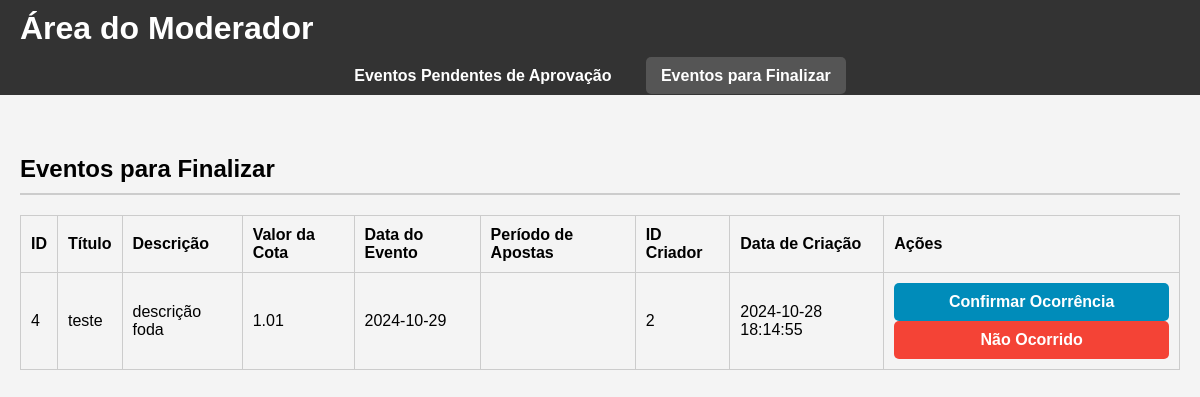
Screenshot of /moderador_dashboard?view=finalizar with the database file from the repository.
### tables this page shows
CREATE TABLE eventos (
        id INTEGER PRIMARY KEY AUTOINCREMENT,
        titulo TEXT NOT NULL,
        descricao TEXT NOT NULL,
        valor_cota REAL NOT NULL CHECK (valor_cota >= 1.00),
        data_evento DATE NOT NULL,
        data_inicio_apostas DATE NOT NULL,
        data_fim_apostas DATE NOT NULL,
        status TEXT NOT NULL DEFAULT 'pendente',
        id_criador INTEGER NOT NULL,
        data_criacao TIMESTAMP DEFAULT CURRENT_TIMESTAMP,
        FOREIGN KEY (id_criador) REFERENCES usuarios(id) ON DELETE CASCADE
    );

### app.py (the view)
@app.route('/moderador_dashboard', methods=['GET'])
def moderador_dashboard():
    view = request.args.get('view', 'pendentes')
    if view == 'pendentes':
        status_filter = 'pendente'
    elif view == 'finalizar':
        status_filter = 'aprovado'
    else:
        status_filter = 'pendente'
    with sqlite3.connect(database_path) as conn:
        conn.row_factory = sqlite3.Row  # Configura para acessar colunas por nome
        eventos = conn.execute('SELECT * FROM eventos WHERE status = ?', (status_filter,)).fetchall()
    return render_template('area_moderador.html', eventos=eventos, view=view)

### templates/area_moderador.html (shortened to what this page needs)
<!DOCTYPE html>
<html lang="pt-br">
<head>
    <link rel="stylesheet" href="/static/css/area_moderacao.css">
</head>
<body>
    <header>
        <h1>Área do Moderador</h1>
    </header>
    <nav class="menustrip">
        <ul>
            <li><a href="{{ url_for('moderador_dashboard', view='pendentes') }}" {% if view == 'pendentes' %}class="active"{% endif %}>Eventos Pendentes de Aprovação</a></li>
            <li><a href="{{ url_for('moderador_dashboard', view='finalizar') }}" {% if view == 'finalizar' %}class="active"{% endif %}>Eventos para Finalizar</a></li>
        </ul>
    </nav>
    <main>
        {% if view == 'pendentes' %}
        <section class="pending-approval">
            <h2>Eventos Pendentes de Aprovação</h2>
            <table>
                <thead>
                    <tr>
                        <th>ID</th>
                        <th>Título</th>
                        <th>Descrição</th>
                        <th>Valor da Cota</th>
                        <th>Data do Evento</th>
                        <th>Período de Apostas</th>
                        <th>ID Criador</th>
                        <th>Data de Criação</th>
                        <th>Ações</th>
                    </tr>
                </thead>
                <tbody>
                    {% for evento in eventos %}
                    <tr id="event-{{ evento.id }}">
                        <td>{{ evento.id }}</td>
                        <td>{{ evento.titulo }}</td>
                        <td>{{ evento.descricao }}</td>
                        <td>{{ evento.valor_cota }}</td>
                        <td>{{ evento.data_evento }}</td>
                        <td>{{ evento.periodo_apostas }}</td>
                        <td>{{ evento.id_criador }}</td>
                        <td>{{ evento.data_criacao }}</td>
                        <td>
                            <button type="button" onclick="handleEventAction('{{ evento.id }}', 'aprovar')" class="approve-btn">Aprovar</button>
                            <button type="button" onclick="abrirModalReprovar('{{ evento.id }}')" class="reject-btn">Reprovar</button>
                        </td>
                    </tr>
                    {% endfor %}
                </tbody>
            </table>
        </section>
        {% elif view == 'finalizar' %}
        <section class="events-to-finalize">
            <h2>Eventos para Finalizar</h2>
            <table>
                <thead>
                    <tr>
                        <th>ID</th>
                        <th>Título</th>
                        <th>Descrição</th>
                        <th>Valor da Cota</th>
                        <th>Data do Evento</th>
                        <th>Período de Apostas</th>
                        <th>ID Criador</th>
                        <th>Data de Criação</th>
                        <th>Ações</th>
                    </tr>
                </thead>
                <tbody>
                    {% for evento in eventos %}
                    <tr id="event-{{ evento.id }}">
                        <td>{{ evento.id }}</td>
                        <td>{{ evento.titulo }}</td>
                        <td>{{ evento.descricao }}</td>
                        <td>{{ evento.valor_cota }}</td>
                        <td>{{ evento.data_evento }}</td>
                        <td>{{ evento.periodo_apostas }}</td>
                        <td>{{ evento.id_criador }}</td>
                        <td>{{ evento.data_criacao }}</td>
                        <td>
                            <button type="button" onclick="handleEventAction('{{ evento.id }}', 'confirmar')" class="confirm-btn">Confirmar Ocorrência</button>
                            <button type="button" onclick="handleEventAction('{{ evento.id }}', 'nao_ocorrido')" class="not-occurred-btn">Não Ocorrido</button>
                        </td>
                    </tr>
                    {% endfor %}
                </tbody>
            </table>
        </section>
        {% endif %}
    </main>
</body>
</html>

### static/css/area_moderacao.css (style rules this page uses)
body { font-family: Arial, sans-serif; margin: 0; padding: 0; background-color: #f4f4f4; }
header { background-color: #333; color: white; padding: 10px 20px; display: flex; justify-content: space-between; align-items: center; }
header h1 { margin: 0; }
nav a { color: white; text-decoration: none; }
main { padding: 20px; }
h2 { border-bottom: 2px solid #ccc; padding-bottom: 10px; }
table { width: 100%; border-collapse: collapse; margin-bottom: 20px; }
table, th, td { border: 1px solid #ccc; }
th, td { padding: 10px; text-align: left; }
button { width: 100%; padding: 10px; background-color: #f0f0f0; border: none; border-radius: 5px; cursor: pointer; font-size: 16px; font-weight: bold; }
.confirm-btn { background-color: #008CBA; color: white; }
.not-occurred-btn { background-color: #f44336; color: white; }
nav.menustrip { background-color: #333; padding: 10px; text-align: center; margin-bottom: 20px; }
nav.menustrip ul { list-style-type: none; padding: 0; margin: 0; }
nav.menustrip ul li { display: inline; margin-right: 15px; }
nav.menustrip ul li a { color: white; text-decoration: none; font-weight: bold; padding: 10px 15px; border-radius: 5px; }
nav.menustrip ul li a.active, nav.menustrip ul li a:hover { background-color: #555; }

### rows the page displays
eventos: id "4", titulo "teste", descricao "descrição foda", valor_cota "1.01", data_evento "2024-10-29", id_criador "2", data_criacao "2024-10-28 18:14:55"
